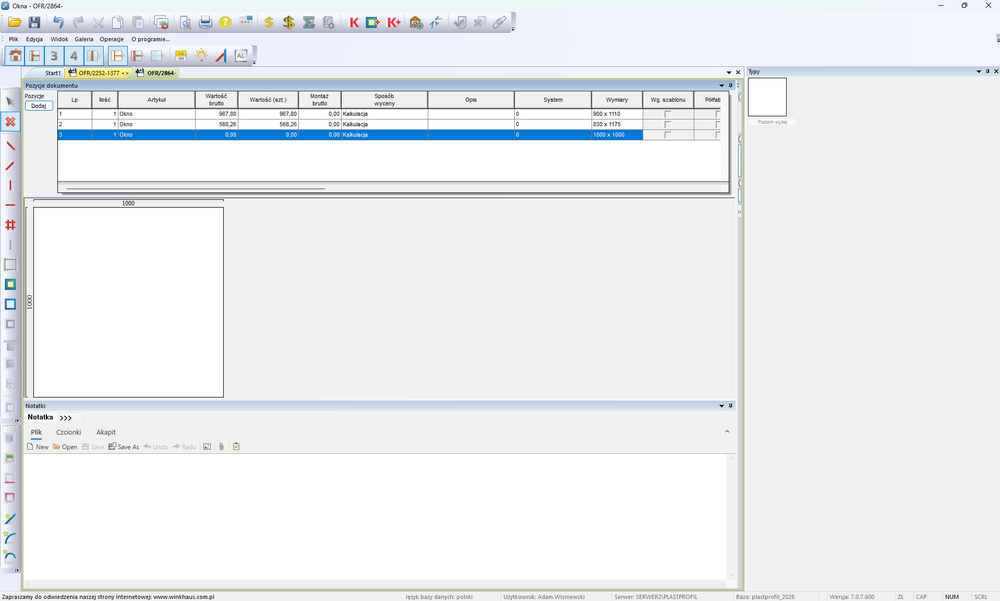
#> input picture research/gui_lab/input/windowhub.png, 1000 x 601 px, shrunk from 1917 x 1152 before the run, found by its file name
$ python segmentation_lab.py
#> lines starting #> are read from the running program, lines starting #| are printed output that depends on the picture; after the words box and inside, x2 and y2 are one past the last pixel; in counts of white or black regions, pixels touching at a corner belong together
import cv2
import math

INPUT = "research/gui_lab/input/windowhub.png"
OUTPUT = "research/gui_lab/output/lines.png"


def main():

    image = cv2.imread(INPUT)
#> image is the input picture: shape (601, 1000, 3); mean B, G, R 239.9, 237.6, 235.3

    if image is None:
        raise FileNotFoundError(
            f"Cannot load image: {INPUT}"
        )

    gray = cv2.cvtColor(
        image,
        cv2.COLOR_BGR2GRAY,
    )
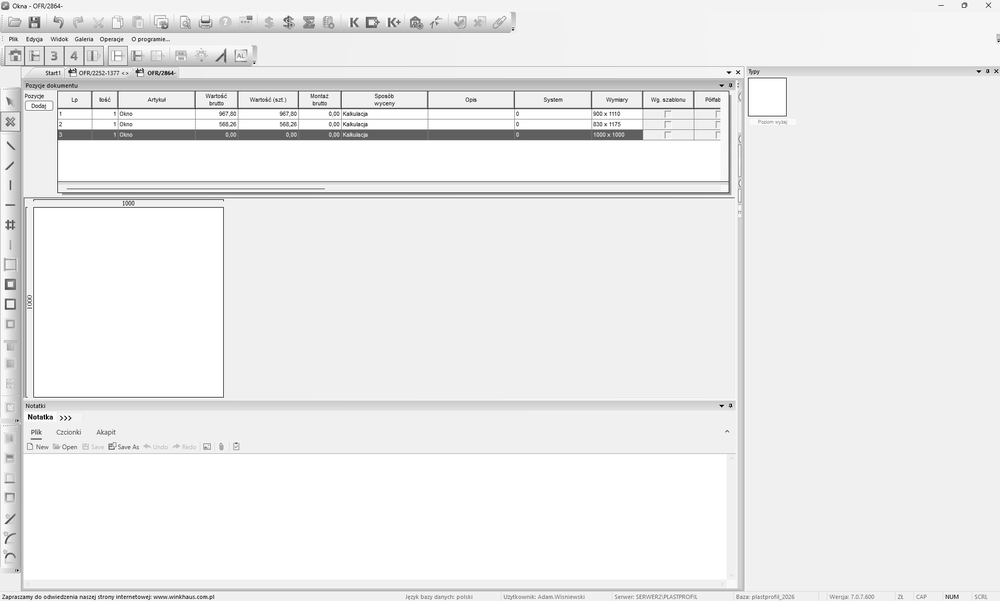
#> gray: shape (601, 1000); min 0, max 255, mean 237.2

    #
    # Edge detection
    #

    edges = cv2.Canny(
        gray,
        50,
        150,
    )
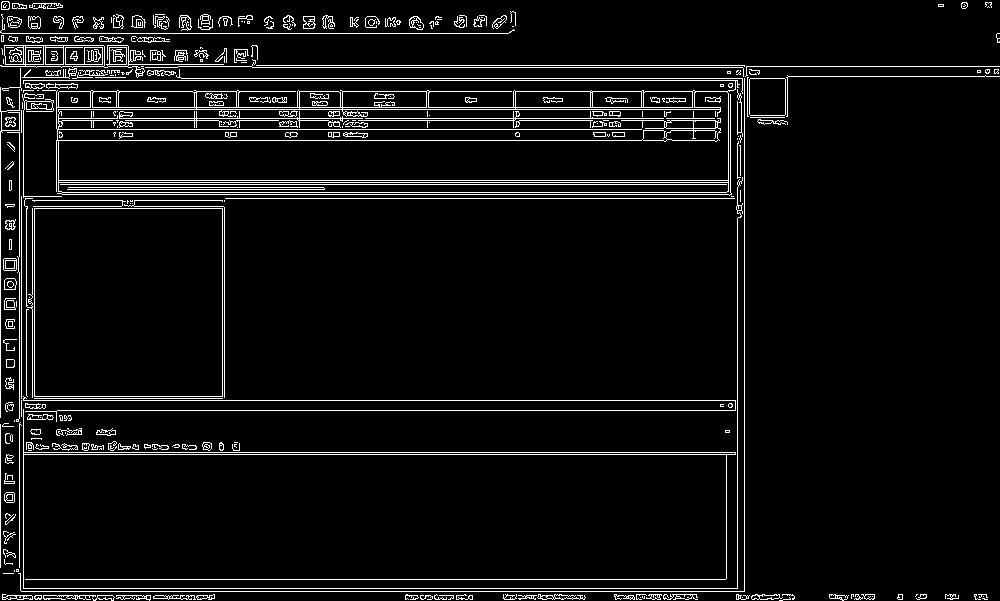
#> edges: shape (601, 1000); 5.6% white in thin lines or dots

    #
    # Detect lines
    #

    lines = cv2.HoughLinesP(
        edges,
        rho=1,
        theta=math.pi / 180,
        threshold=80,
        minLineLength=100,
        maxLineGap=5,
    )
#> lines = 54 rows, first 6: [56, 182, 730, 182], [56, 184, 730, 184], [62, 194, 744, 194], [19, 454, 737, 454], [46, 107, 720, 107], [62, 192, 730, 192]

    debug = image.copy()

    count = 0

    if lines is not None:

        for line in lines:

            x1, y1, x2, y2 = line[0]

            cv2.line(
                debug,
                (x1, y1),
                (x2, y2),
                (0, 255, 0),
                2,
            )

            count += 1
#> this loop made 54 passes
#> (x1, y1, x2, y2) on passes 1 to 12: (56, 182, 730, 182), (56, 184, 730, 184), (62, 194, 744, 194), (19, 454, 737, 454), (46, 107, 720, 107), (62, 192, 730, 192), (57, 410, 737, 410), (20, 579, 725, 579), (20, 80, 749, 80), (21, 591, 744, 591), (19, 452, 737, 452), (56, 140, 719, 140)
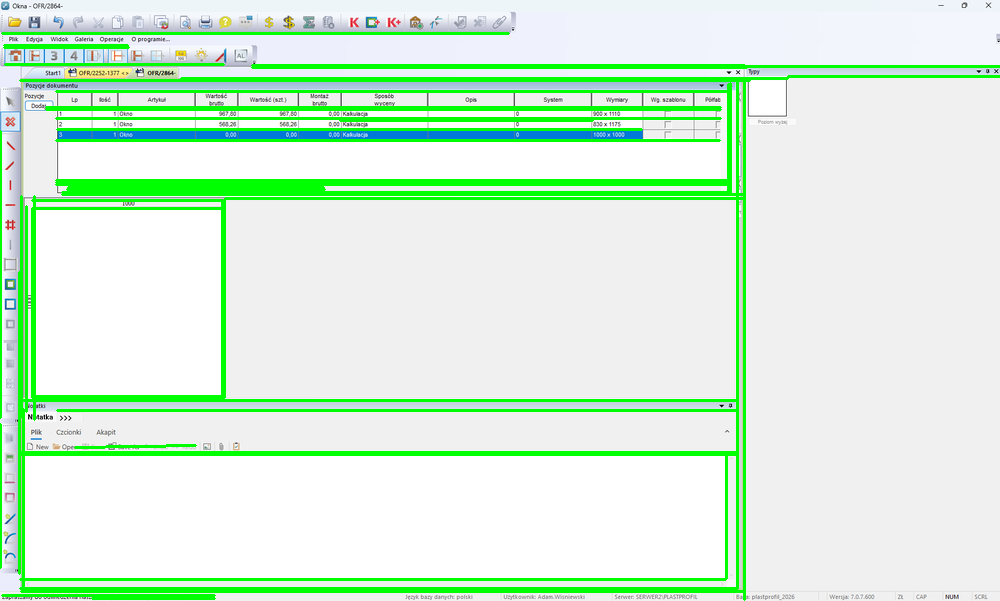
#> debug: shape (601, 1000, 3); 9.91% of pixels changed, all inside (x1, y1, x2, y2) = (0, 32, 1000, 601)
#> after the loop, count = 54

    cv2.imwrite(
        OUTPUT,
        debug,
    )

    print()
    print(f"Detected lines: {count}")
#| Detected lines: 54
    print(f"Saved: {OUTPUT}")


if __name__ == "__main__":
    main()
